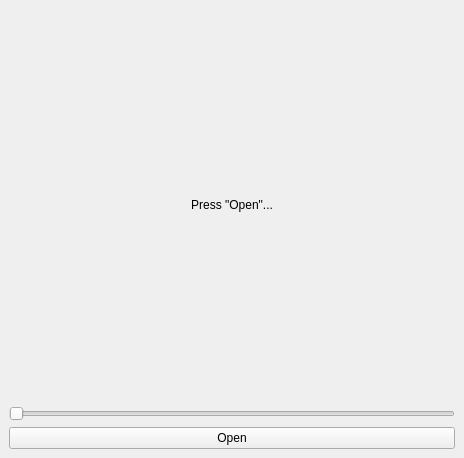
<?xml version="1.0" encoding="UTF-8"?>
<ui version="4.0">
 <class>MainWindow</class>
 <widget class="QMainWindow" name="MainWindow">
  <property name="geometry">
   <rect>
    <x>0</x>
    <y>0</y>
    <width>464</width>
    <height>458</height>
   </rect>
  </property>
  <property name="sizePolicy">
   <sizepolicy hsizetype="Expanding" vsizetype="Expanding">
    <horstretch>0</horstretch>
    <verstretch>0</verstretch>
   </sizepolicy>
  </property>
  <property name="windowTitle">
   <string>MainWindow</string>
  </property>
  <widget class="QWidget" name="centralwidget">
   <layout class="QGridLayout" name="gridLayout">
    <item row="0" column="0">
     <layout class="QVBoxLayout" name="verticalLayout">
      <item>
       <widget class="QLabel" name="label">
        <property name="text">
         <string>Press &quot;Open&quot;...</string>
        </property>
        <property name="textFormat">
         <enum>Qt::AutoText</enum>
        </property>
        <property name="alignment">
         <set>Qt::AlignCenter</set>
        </property>
       </widget>
      </item>
      <item>
       <widget class="QSlider" name="horizontalSlider">
        <property name="maximum">
         <number>10</number>
        </property>
        <property name="orientation">
         <enum>Qt::Horizontal</enum>
        </property>
       </widget>
      </item>
      <item>
       <widget class="QPushButton" name="pushButton">
        <property name="sizePolicy">
         <sizepolicy hsizetype="Expanding" vsizetype="Fixed">
          <horstretch>0</horstretch>
          <verstretch>0</verstretch>
         </sizepolicy>
        </property>
        <property name="text">
         <string>Open</string>
        </property>
       </widget>
      </item>
     </layout>
    </item>
   </layout>
  </widget>
  <widget class="QMenuBar" name="menubar">
   <property name="geometry">
    <rect>
     <x>0</x>
     <y>0</y>
     <width>464</width>
     <height>30</height>
    </rect>
   </property>
  </widget>
 </widget>
 <resources/>
 <connections/>
</ui>
